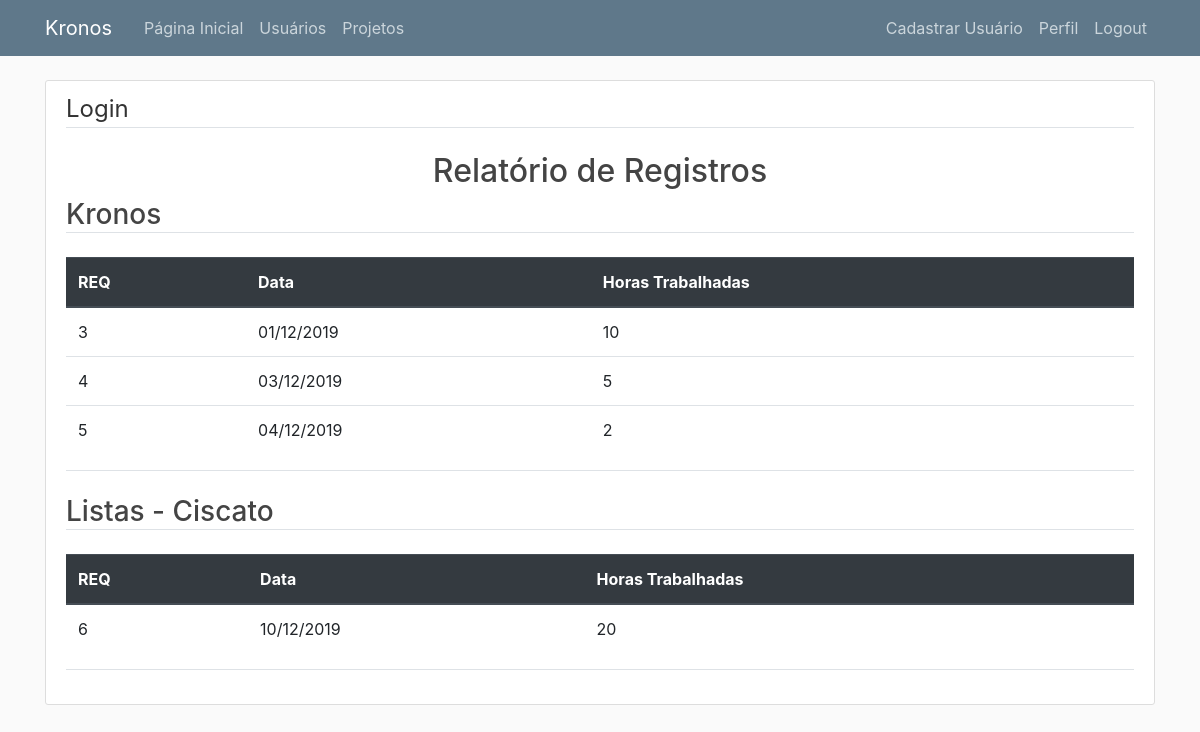
/relatorio/4 (signed in), run on an earlier commit of the app's database.
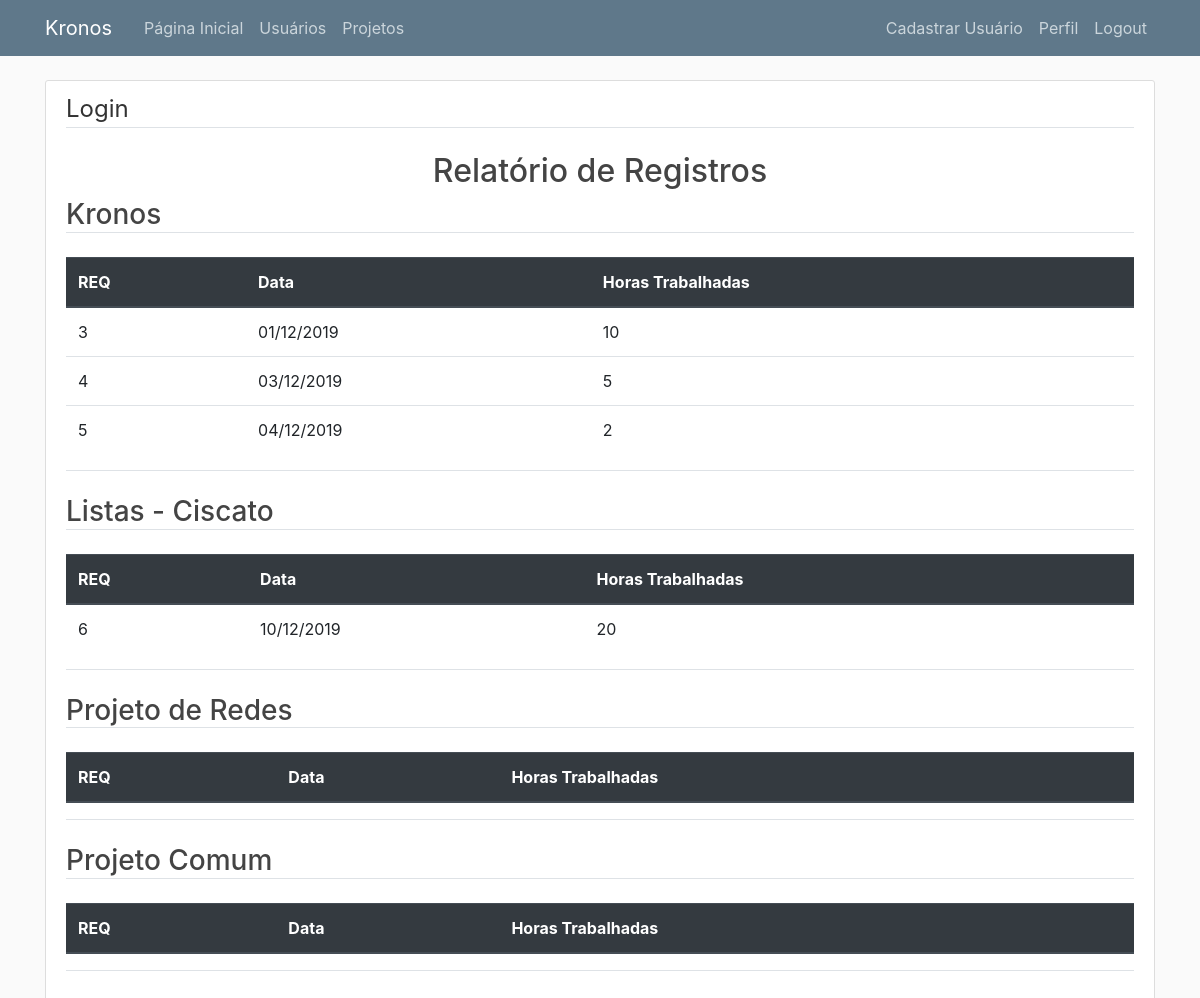
And on a later commit of the database.
### kronos/models.py (models this page shows, shortened)
class Projeto(db.Model):
    __tablename__ = 'projetos'
    id = db.Column(db.Integer, primary_key=True)
    nome = db.Column(db.String(50), nullable=False)
    descricao = db.Column(db.Text)
    data_inicio = db.Column(Data, nullable=False, default=datetime.utcnow)
    data_entrega = db.Column(Data, nullable=False)
    total_horas = db.Column(db.Integer, nullable=False, default=0)
    registros = db.relationship('RegistroHoras', backref='projeto', lazy=True)

class RegistroHoras(db.Model):
    __tablename__ = 'registros'
    id = db.Column(db.Integer, primary_key=True)
    data = db.Column(Data, nullable=False)
    aprovacao = db.Column(db.Boolean, default=False)
    total_horas = db.Column(db.Integer, nullable=False)
    usuario_id = db.Column(db.Integer, db.ForeignKey('usuarios.id'), nullable=False)
    projeto_id = db.Column(db.Integer, db.ForeignKey('projetos.id'), nullable=False)

### kronos/routes.py (the view)
@app.route('/relatorio/<int:usuario_id>')
@login_required
def relatorio(usuario_id):
    projetos = Projeto.query.all()
    registros = RegistroHoras.query.filter_by(usuario_id=usuario_id)
    return render_template('relatorio.html', titulo='Relatório Horas/Projeto', registros=registros, projetos=projetos)

### kronos/models.py (called while the page is built)
@login_manager.user_loader
def load_user(usuario_id):
    return Usuario.query.get(int(usuario_id))

### kronos/templates/relatorio.html
{% extends "base.html" %}
{% block content %}
<div class="content-section">
        <legend class="border-bottom mb-4">Login</legend>
        <h2 style="text-align:center">Relatório de Registros</h2>
        {% for projeto in projetos %}
                <h3 class="border-bottom mb-4">{{ projeto.nome }}</h3>
                <table class="table">
                        <thead class="thead-dark">
                                <tr>
                                <th>REQ</th>
                                <th>Data</th>
                                <th>Horas Trabalhadas</th>
                                </tr>
                        </thead>
                        <tbody>
                                {% for registro in registros %}
                                        {% if registro.projeto.id == projeto.id %}
                                                <tr>
                                                        <td>{{ registro.id }}</td>
                                                        <td>{{ registro.data.strftime('%d/%m/%Y') }}</td>
                                                        <td>{{ registro.total_horas }}</td>
                                                </tr>
                                        {% endif %}
                                {% endfor %}
                        </tbody>
                </table>
                <h3 class="border-bottom mb-4">{{ horas }}</h3>
        {% endfor %}
</div>
{% endblock content %}

What changed in the data, as far as the page shows it:
added Projeto: nome "Projeto de Redes"
added Projeto: nome "Projeto Comum"
